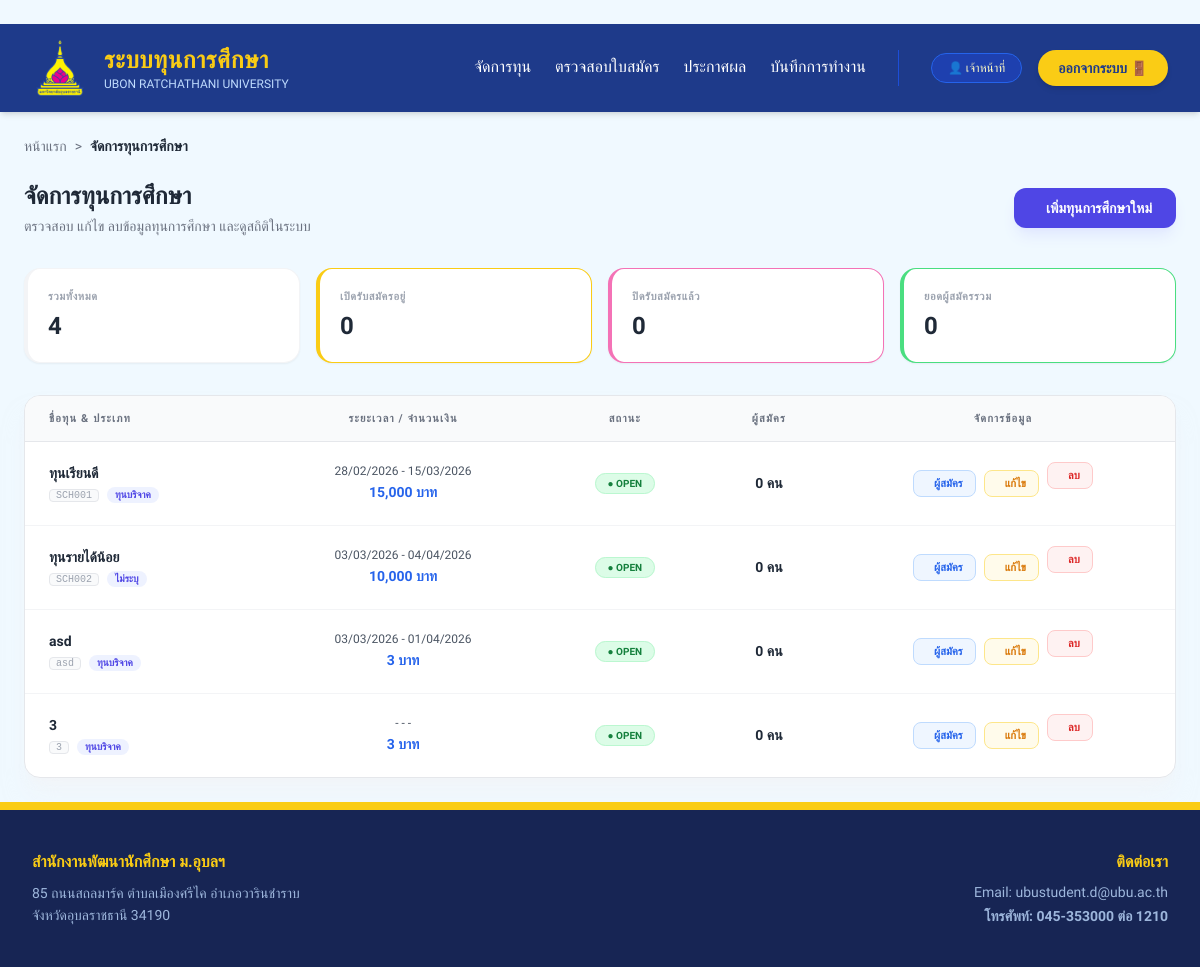
Page /officer/scholarships on the committed database.
### models.py (models this page shows, shortened)
class Scholarship(db.Model):
    __tablename__ = 'scholarship'
    id = db.Column(db.String(20), primary_key=True)
    name = db.Column(db.String(100), nullable=False) # ชื่อทุน
    quota = db.Column(db.Integer, default=0) # จำนวนกี่ทุน
    amount = db.Column(db.Float, nullable=True) # ทุนละเท่าไหร่
    category = db.Column(db.String(50)) # ประเภทของทุน (เช่น ทุนภายใน/ภายนอก)
    start_date = db.Column(db.Date) # วันที่เปิดรับสมัคร
    end_date = db.Column(db.Date) # วันที่ปิดรับสมัคร
    provider = db.Column(db.String(100)) # หน่วยงานของทุนนั้นๆ
    min_gpax = db.Column(db.Float, nullable=True)
    income_cap = db.Column(db.Float, nullable=True) # กำหนดเพดานรายได้ (ถ้ามี)
    status = db.Column(db.String(20), default='open')  # สถานะของทุน open(เปิดรับ),checking=close(กำลังตรวจสอบ,ปิดทุน), interview(รายชื่อสัมภาษณ์), announce(รายชื่อได้รับทุน)
    interview_file_url = db.Column(db.String(500))    # ลิงก์ไฟล์ประกาศสัมภาษณ์
    announce_file_url = db.Column(db.String(500))     # ลิงก์ไฟล์ประกาศคนได้ทุน
    faculty_condition = db.Column(db.String(100), nullable=True) # หรือเป็น Text ก็ได้
    image = db.Column(db.String(200), nullable=True) # ชื่อไฟล์ภาพ
    qualifications = db.Column(db.Text, nullable=True) # คุณสมบัติ
    conditions = db.Column(db.Text, nullable=True) # เงื่อนไข
    scholarship_type = db.Column(db.String(50), nullable=True) # ประเภททุน (ทุนบริจาค, ฯลฯ)
    scholarship_nature = db.Column(db.String(50), nullable=True) # ลักษณะทุน (ทุนรายปี, ฯลฯ)
    number_of_scholarships = db.Column(db.Integer, default=1) # จำนวนทุน
    required_documents = db.Column(db.Text, nullable=True) # เอกสารที่ต้องส่ง
    criteria = db.relationship('Criterion', backref='scholarship', lazy=True)
    applications = db.relationship('Application', backref='scholarship', lazy=True)

### routes/officer_routes.py (the view)
@officer_bp.route('/scholarships')
def list_scholarships():
    scholarships = Scholarship.query.all()
    return render_template('officer/scholarships.html', scholarships=scholarships)

### templates/officer/scholarships.html (shortened to what this page needs)
{% extends "layouts/base_officer.html" %}
{% block content %}
<div class="max-w-7xl mx-auto p-6 font-prompt">
    <div class="mb-6 flex items-center text-sm text-gray-500">
        <a href="{{ url_for('officer.home') }}" class="hover:text-blue-600 transition">หน้าแรก</a>
        <span class="mx-2">></span>
        <span class="font-bold text-gray-800">จัดการทุนการศึกษา</span>
    </div>
    <div class="flex flex-col md:flex-row md:items-center justify-between mb-8 gap-4">
        <div>
            <h1 class="text-2xl font-bold text-gray-800 mb-1">จัดการทุนการศึกษา</h1>
            <p class="text-gray-500 text-sm">ตรวจสอบ แก้ไข ลบข้อมูลทุนการศึกษา และดูสถิติในระบบ</p>
        </div>
        <a href="{{ url_for('officer.add_scholarship') }}"
           class="bg-[#4F46E5] hover:bg-indigo-700 text-white font-bold py-2.5 px-6 rounded-xl shadow-lg shadow-indigo-100 transition-all flex items-center justify-center text-sm transform hover:-translate-y-1">
             เพิ่มทุนการศึกษาใหม่
        </a>
    </div>
    <div class="grid grid-cols-1 sm:grid-cols-2 lg:grid-cols-4 gap-4 mb-8">
        <div class="bg-white p-5 rounded-2xl shadow-sm border-l-4 border-blue-500 border border-gray-100">
            <p class="text-[11px] text-gray-400 uppercase font-bold tracking-wider mb-1">รวมทั้งหมด</p>
            <h3 class="text-2xl font-black text-gray-800">{{ scholarships|length }}</h3>
        </div>
        <div class="bg-white p-5 rounded-2xl shadow-sm border-l-4 border-yellow-400 border border-gray-100">
            <p class="text-[11px] text-gray-400 uppercase font-bold tracking-wider mb-1">เปิดรับสมัครอยู่</p>
            <h3 class="text-2xl font-black text-gray-800">
                {{ scholarships | selectattr('status', 'equalto', 'Open') | list | length }}
            </h3>
        </div>
        <div class="bg-white p-5 rounded-2xl shadow-sm border-l-4 border-pink-400 border border-gray-100">
            <p class="text-[11px] text-gray-400 uppercase font-bold tracking-wider mb-1">ปิดรับสมัครแล้ว</p>
            <h3 class="text-2xl font-black text-gray-800">
                {{ scholarships | selectattr('status', 'equalto', 'Closed') | list | length }}
            </h3>
        </div>
        <div class="bg-white p-5 rounded-2xl shadow-sm border-l-4 border-green-400 border border-gray-100">
            <p class="text-[11px] text-gray-400 uppercase font-bold tracking-wider mb-1">ยอดผู้สมัครรวม</p>
            <h3 class="text-2xl font-black text-gray-800">
                {% set total_apps = 0 %}
                {% for s in scholarships %}{% set total_apps = total_apps + (s.applications|length if s.applications else 0) %}{% endfor %}
                {{ total_apps }}
            </h3>
        </div>
    </div>
    <div class="bg-white shadow-xl shadow-gray-100/50 rounded-2xl border border-gray-200 overflow-hidden">
        <div class="overflow-x-auto">
            <table class="w-full text-left border-collapse">
                <thead>
                    <tr class="bg-gray-50 border-b border-gray-200">
                        <th class="px-6 py-4 text-[11px] font-black text-gray-500 uppercase tracking-widest">ชื่อทุน & ประเภท</th>
                        <th class="px-6 py-4 text-[11px] font-black text-gray-500 uppercase tracking-widest text-center">ระยะเวลา / จำนวนเงิน</th>
                        <th class="px-6 py-4 text-[11px] font-black text-gray-500 uppercase tracking-widest text-center">สถานะ</th>
                        <th class="px-6 py-4 text-[11px] font-black text-gray-500 uppercase tracking-widest text-center">ผู้สมัคร</th>
                        <th class="px-6 py-4 text-[11px] font-black text-gray-500 uppercase tracking-widest text-center">จัดการข้อมูล</th>
                    </tr>
                </thead>
                <tbody class="divide-y divide-gray-100">
                    {% for scholarship in scholarships %}
                    <tr class="hover:bg-indigo-50/30 transition-colors">
                        <td class="px-6 py-5">
                            <div class="font-bold text-gray-800 text-sm mb-1">{{ scholarship.name }}</div>
                            <div class="flex items-center gap-2">
                                <span class="text-[10px] font-mono text-gray-400 bg-gray-50 px-1.5 rounded border">{{ scholarship.id }}</span>
                                <span class="text-[10px] text-indigo-600 font-bold bg-indigo-50 px-2 py-0.5 rounded-full">{{ scholarship.scholarship_type or 'ไม่ระบุ' }}</span>
                            </div>
                        </td>
                        <td class="px-6 py-5 text-center">
                            <div class="text-[12px] text-gray-600 font-medium">
                                {{ scholarship.start_date.strftime('%d/%m/%Y') if scholarship.start_date else '-' }} -
                                {{ scholarship.end_date.strftime('%d/%m/%Y') if scholarship.end_date else '-' }}
                            </div>
                            <div class="text-sm font-bold text-blue-600 mt-1">
                                {{ "{:,.0f}".format(scholarship.amount) if scholarship.amount else '0' }} บาท
                            </div>
                        </td>
                        <td class="px-6 py-5 text-center">
                            {% if scholarship.status|lower == 'open' %}
                                <span class="px-3 py-1 rounded-full text-[10px] font-black bg-green-100 text-green-700 border border-green-200">● OPEN</span>
                            {% else %}
                                <span class="px-3 py-1 rounded-full text-[10px] font-black bg-red-50 text-red-600 border border-red-100">● CLOSED</span>
                            {% endif %}
                        </td>
                        <td class="px-6 py-5 text-center">
                            <div class="text-sm font-black text-gray-800">{{ scholarship.applications|length if scholarship.applications else 0 }} คน</div>
                        </td>
                        <td class="px-6 py-5 text-center">
                            <div class="flex items-center justify-center space-x-2">
                                <a href="{{ url_for('officer.applications', scholarship_id=scholarship.id) }}"
                                   class="flex items-center px-3 py-1.5 rounded-lg bg-blue-50 text-blue-600 border border-blue-200 hover:bg-blue-600 hover:text-white transition-all">
                                    <span class="text-[11px] font-bold">ผู้สมัคร</span>
                                </a>
                                <a href="{{ url_for('officer.edit_scholarship', scholarship_id=scholarship.id) }}"
                                   class="flex items-center px-3 py-1.5 rounded-lg bg-amber-50 text-amber-600 border border-amber-200 hover:bg-amber-600 hover:text-white transition-all">
                                    <span class="text-[11px] font-bold">แก้ไข</span>
                                </a>
                                <form action="{{ url_for('officer.delete_scholarship', scholarship_id=scholarship.id) }}"
                                      method="POST" class="inline" onsubmit="return confirm('⚠️ คำเตือน: คุณต้องการลบทุน {{ scholarship.name }} ใช่หรือไม่?')">
                                    <button type="submit" class="flex items-center px-3 py-1.5 rounded-lg bg-red-50 text-red-600 border border-red-200 hover:bg-red-600 hover:text-white transition-all">
                                        <span class="text-[11px] font-bold">ลบ</span>
                                    </button>
                                </form>
                            </div>
                        </td>
                    </tr>
                    {% endfor %}
                </tbody>
            </table>
        </div>
    </div>
</div>
{% endblock %}

### templates/layouts/base.html (style rules this page uses)
body { font-family: 'Prompt', sans-serif; }

### templates/officer/scholarships.html (style rules this page uses)
.font-prompt { font-family: 'Prompt', sans-serif; }

### rows in the picture
Scholarship: name "ทุนเรียนดี", id "SCH001", scholarship_type "ทุนบริจาค", start_date "28/02/2026", end_date "15/03/2026", amount "15,000", status "● OPEN", applications|length "0"
Scholarship: name "ทุนรายได้น้อย", id "SCH002", scholarship_type "ไม่ระบุ", start_date "03/03/2026", end_date "04/04/2026", amount "10,000", status "● OPEN", applications|length "0"
Scholarship: name "asd", id "asd", scholarship_type "ทุนบริจาค", start_date "03/03/2026", end_date "01/04/2026", amount "3", status "● OPEN", applications|length "0"
Scholarship: name "3", id "3", scholarship_type "ทุนบริจาค", start_date "-", end_date "-", amount "3", status "● OPEN", applications|length "0"

### other values in the picture
{{ scholarships|length }} "4"
{{ scholarships | selectattr('status', 'equalto', 'Open') | list | length }} "0"
{{ total_apps }} "0"
